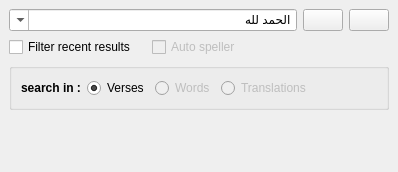
  <widget class="QDockWidget" name="w_searchbar">
   <property name="sizePolicy">
    <sizepolicy hsizetype="Expanding" vsizetype="Expanding">
     <horstretch>0</horstretch>
     <verstretch>0</verstretch>
    </sizepolicy>
   </property>
   <property name="minimumSize">
    <size>
     <width>398</width>
     <height>172</height>
    </size>
   </property>
   <property name="maximumSize">
    <size>
     <width>524287</width>
     <height>200</height>
    </size>
   </property>
   <property name="windowIcon">
    <iconset>
     <normaloff>:/resources/Icon (3).ico</normaloff>:/resources/Icon (3).ico</iconset>
   </property>
   <property name="styleSheet">
    <string notr="true">arora -style=clearlooks</string>
   </property>
   <property name="locale">
    <locale language="English" country="Zimbabwe"/>
   </property>
   <property name="floating">
    <bool>false</bool>
   </property>
   <property name="features">
    <set>QDockWidget::DockWidgetFloatable|QDockWidget::DockWidgetMovable</set>
   </property>
   <property name="allowedAreas">
    <set>Qt::AllDockWidgetAreas</set>
   </property>
   <property name="windowTitle">
    <string>SearchBar</string>
   </property>
   <attribute name="dockWidgetArea">
    <number>1</number>
   </attribute>
   <widget class="QWidget" name="dockWidgetContents_7">
    <layout class="QVBoxLayout" name="verticalLayout_11">
     <item>
      <layout class="QHBoxLayout" name="horizontalLayout_4">
       <item>
        <widget class="QComboBox" name="o_query">
         <property name="sizePolicy">
          <sizepolicy hsizetype="Expanding" vsizetype="Fixed">
           <horstretch>2</horstretch>
           <verstretch>0</verstretch>
          </sizepolicy>
         </property>
         <property name="minimumSize">
          <size>
           <width>0</width>
           <height>0</height>
          </size>
         </property>
         <property name="toolTip">
          <string>Write your query here</string>
         </property>
         <property name="statusTip">
          <string>Write your query here</string>
         </property>
         <property name="whatsThis">
          <string>SearchBar</string>
         </property>
         <property name="layoutDirection">
          <enum>Qt::RightToLeft</enum>
         </property>
         <property name="styleSheet">
          <string notr="true"/>
         </property>
         <property name="editable">
          <bool>true</bool>
         </property>
         <property name="currentIndex">
          <number>0</number>
         </property>
         <property name="maxCount">
          <number>50</number>
         </property>
         <property name="insertPolicy">
          <enum>QComboBox::InsertAlphabetically</enum>
         </property>
         <property name="duplicatesEnabled">
          <bool>false</bool>
         </property>
         <property name="frame">
          <bool>true</bool>
         </property>
         <property name="modelColumn">
          <number>0</number>
         </property>
         <item>
          <property name="text">
           <string>الحمد لله</string>
          </property>
         </item>
         <item>
          <property name="text">
           <string>آية:(يقول)</string>
          </property>
         </item>
        </widget>
       </item>
       <item>
        <widget class="QPushButton" name="o_search">
         <property name="toolTip">
          <string>Click to search</string>
         </property>
         <property name="statusTip">
          <string>Click to search</string>
         </property>
         <property name="text">
          <string/>
         </property>
         <property name="icon">
          <iconset resource="../images/main.qrc">
           <normaloff>:/resources/find.png</normaloff>:/resources/find.png</iconset>
         </property>
         <property name="flat">
          <bool>false</bool>
         </property>
        </widget>
       </item>
       <item>
        <widget class="QPushButton" name="o_clear">
         <property name="toolTip">
          <string>Click to clear searchbar</string>
         </property>
         <property name="statusTip">
          <string>Click to clear searchbar</string>
         </property>
         <property name="text">
          <string/>
         </property>
         <property name="icon">
          <iconset resource="../images/main.qrc">
           <normaloff>:/resources/clear_left.png</normaloff>:/resources/clear_left.png</iconset>
         </property>
        </widget>
       </item>
      </layout>
     </item>
     <item>
      <layout class="QHBoxLayout" name="horizontalLayout_45">
       <item>
        <widget class="QCheckBox" name="o_filter">
         <property name="text">
          <string>Filter recent results</string>
         </property>
        </widget>
       </item>
       <item>
        <spacer name="horizontalSpacer_9">
         <property name="orientation">
          <enum>Qt::Horizontal</enum>
         </property>
         <property name="sizeType">
          <enum>QSizePolicy::Fixed</enum>
         </property>
         <property name="sizeHint" stdset="0">
          <size>
           <width>10</width>
           <height>20</height>
          </size>
         </property>
        </spacer>
       </item>
       <item>
        <widget class="QCheckBox" name="o_autospell">
         <property name="enabled">
          <bool>false</bool>
         </property>
         <property name="text">
          <string>Auto speller</string>
         </property>
        </widget>
       </item>
       <item>
        <spacer name="horizontalSpacer_8">
         <property name="orientation">
          <enum>Qt::Horizontal</enum>
         </property>
         <property name="sizeHint" stdset="0">
          <size>
           <width>40</width>
           <height>20</height>
          </size>
         </property>
        </spacer>
       </item>
      </layout>
     </item>
     <item>
      <widget class="QGroupBox" name="groupBox_7">
       <property name="title">
        <string/>
       </property>
       <property name="flat">
        <bool>true</bool>
       </property>
       <layout class="QHBoxLayout" name="horizontalLayout_34">
        <item>
         <widget class="QLabel" name="label_33">
          <property name="font">
           <font>
            <weight>75</weight>
            <bold>true</bold>
           </font>
          </property>
          <property name="text">
           <string>search in :</string>
          </property>
         </widget>
        </item>
        <item>
         <widget class="QRadioButton" name="o_search_in_ayas">
          <property name="text">
           <string>Verses</string>
          </property>
          <property name="checked">
           <bool>true</bool>
          </property>
         </widget>
        </item>
        <item>
         <widget class="QRadioButton" name="o_search_in_words">
          <property name="enabled">
           <bool>false</bool>
          </property>
          <property name="text">
           <string>Words</string>
          </property>
         </widget>
        </item>
        <item>
         <widget class="QRadioButton" name="o_search_in_trads">
          <property name="enabled">
           <bool>false</bool>
          </property>
          <property name="text">
           <string>Translations</string>
          </property>
         </widget>
        </item>
        <item>
         <spacer name="horizontalSpacer_5">
          <property name="orientation">
           <enum>Qt::Horizontal</enum>
          </property>
          <property name="sizeHint" stdset="0">
           <size>
            <width>40</width>
            <height>20</height>
           </size>
          </property>
         </spacer>
        </item>
       </layout>
      </widget>
     </item>
     <item>
      <spacer name="verticalSpacer_2">
       <property name="orientation">
        <enum>Qt::Vertical</enum>
       </property>
       <property name="sizeHint" stdset="0">
        <size>
         <width>20</width>
         <height>10</height>
        </size>
       </property>
      </spacer>
     </item>
    </layout>
   </widget>
  </widget>
